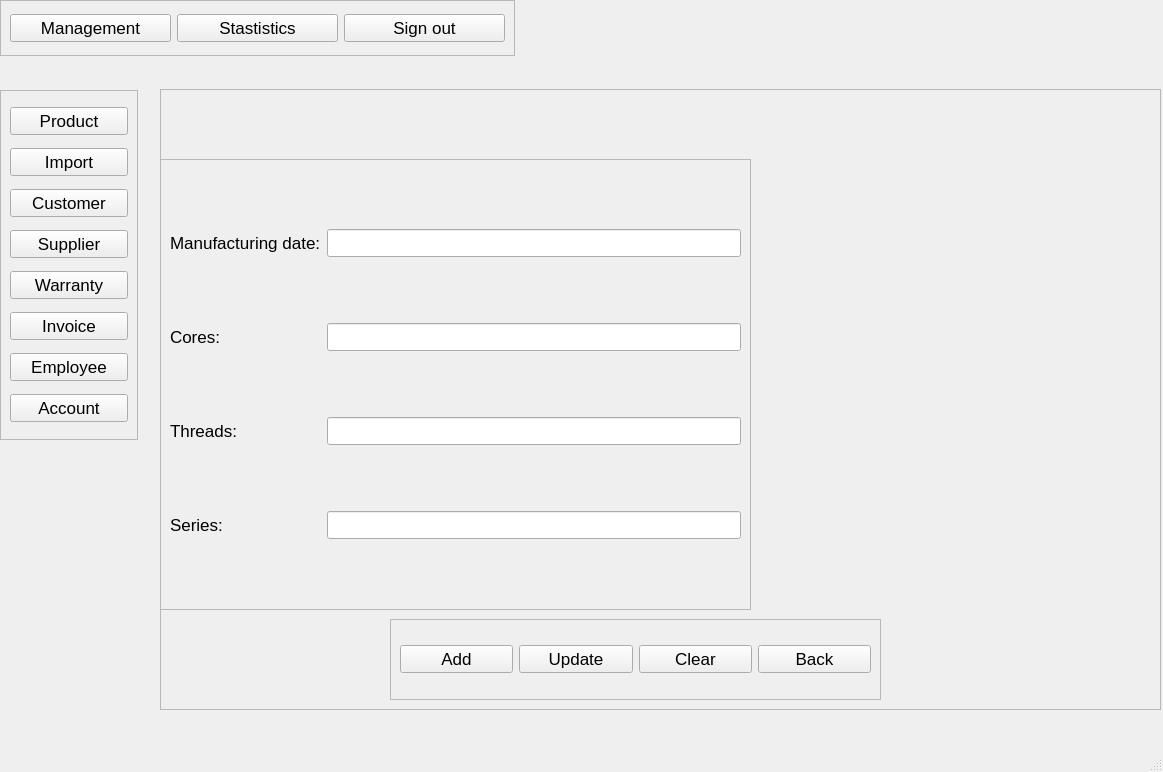
<?xml version="1.0" encoding="UTF-8"?>
<ui version="4.0">
 <class>CPU</class>
 <widget class="QMainWindow" name="CPU">
  <property name="geometry">
   <rect>
    <x>0</x>
    <y>0</y>
    <width>1163</width>
    <height>772</height>
   </rect>
  </property>
  <property name="font">
   <font>
    <pointsize>13</pointsize>
   </font>
  </property>
  <property name="windowTitle">
   <string>MainWindow</string>
  </property>
  <widget class="QWidget" name="centralwidget">
   <widget class="QFrame" name="frame_2">
    <property name="geometry">
     <rect>
      <x>160</x>
      <y>89</y>
      <width>1001</width>
      <height>621</height>
     </rect>
    </property>
    <property name="frameShape">
     <enum>QFrame::StyledPanel</enum>
    </property>
    <property name="frameShadow">
     <enum>QFrame::Raised</enum>
    </property>
    <widget class="QLabel" name="productName">
     <property name="geometry">
      <rect>
       <x>0</x>
       <y>0</y>
       <width>941</width>
       <height>41</height>
      </rect>
     </property>
     <property name="font">
      <font>
       <pointsize>15</pointsize>
      </font>
     </property>
     <property name="text">
      <string/>
     </property>
     <property name="alignment">
      <set>Qt::AlignCenter</set>
     </property>
    </widget>
    <widget class="QFrame" name="frame">
     <property name="geometry">
      <rect>
       <x>0</x>
       <y>70</y>
       <width>591</width>
       <height>451</height>
      </rect>
     </property>
     <property name="frameShape">
      <enum>QFrame::StyledPanel</enum>
     </property>
     <property name="frameShadow">
      <enum>QFrame::Raised</enum>
     </property>
     <layout class="QGridLayout" name="gridLayout">
      <item row="4" column="1">
       <widget class="QLineEdit" name="series"/>
      </item>
      <item row="3" column="1">
       <widget class="QLineEdit" name="threads"/>
      </item>
      <item row="0" column="0">
       <widget class="QLabel" name="label_2">
        <property name="text">
         <string>Manufacturing date:</string>
        </property>
       </widget>
      </item>
      <item row="4" column="0">
       <widget class="QLabel" name="label_3">
        <property name="text">
         <string>Series:</string>
        </property>
       </widget>
      </item>
      <item row="0" column="1">
       <widget class="QLineEdit" name="MFG"/>
      </item>
      <item row="3" column="0">
       <widget class="QLabel" name="label_5">
        <property name="text">
         <string>Threads:</string>
        </property>
       </widget>
      </item>
      <item row="2" column="0">
       <widget class="QLabel" name="label_4">
        <property name="text">
         <string>Cores:</string>
        </property>
       </widget>
      </item>
      <item row="2" column="1">
       <widget class="QLineEdit" name="cores"/>
      </item>
     </layout>
    </widget>
    <widget class="QFrame" name="frame_6">
     <property name="geometry">
      <rect>
       <x>230</x>
       <y>530</y>
       <width>491</width>
       <height>81</height>
      </rect>
     </property>
     <property name="frameShape">
      <enum>QFrame::StyledPanel</enum>
     </property>
     <property name="frameShadow">
      <enum>QFrame::Raised</enum>
     </property>
     <layout class="QGridLayout" name="gridLayout_3">
      <item row="0" column="1">
       <widget class="QPushButton" name="update">
        <property name="text">
         <string>Update</string>
        </property>
       </widget>
      </item>
      <item row="0" column="3">
       <widget class="QPushButton" name="back">
        <property name="text">
         <string>Back</string>
        </property>
       </widget>
      </item>
      <item row="0" column="0">
       <widget class="QPushButton" name="add">
        <property name="text">
         <string>Add</string>
        </property>
       </widget>
      </item>
      <item row="0" column="2">
       <widget class="QPushButton" name="clear">
        <property name="text">
         <string>Clear</string>
        </property>
       </widget>
      </item>
     </layout>
    </widget>
   </widget>
   <widget class="QFrame" name="frame_3">
    <property name="geometry">
     <rect>
      <x>0</x>
      <y>0</y>
      <width>515</width>
      <height>56</height>
     </rect>
    </property>
    <property name="layoutDirection">
     <enum>Qt::LeftToRight</enum>
    </property>
    <property name="frameShape">
     <enum>QFrame::StyledPanel</enum>
    </property>
    <property name="frameShadow">
     <enum>QFrame::Raised</enum>
    </property>
    <layout class="QHBoxLayout" name="horizontalLayout">
     <item>
      <widget class="QPushButton" name="management">
       <property name="text">
        <string>Management</string>
       </property>
      </widget>
     </item>
     <item>
      <widget class="QPushButton" name="statistic">
       <property name="text">
        <string>Stastistics</string>
       </property>
      </widget>
     </item>
     <item>
      <widget class="QPushButton" name="signOut">
       <property name="text">
        <string>Sign out</string>
       </property>
      </widget>
     </item>
    </layout>
   </widget>
   <widget class="QFrame" name="frame_5">
    <property name="geometry">
     <rect>
      <x>0</x>
      <y>90</y>
      <width>138</width>
      <height>350</height>
     </rect>
    </property>
    <property name="frameShape">
     <enum>QFrame::StyledPanel</enum>
    </property>
    <property name="frameShadow">
     <enum>QFrame::Raised</enum>
    </property>
    <layout class="QVBoxLayout" name="verticalLayout">
     <item>
      <widget class="QPushButton" name="product">
       <property name="text">
        <string>Product</string>
       </property>
      </widget>
     </item>
     <item>
      <widget class="QPushButton" name="import_2">
       <property name="text">
        <string>Import</string>
       </property>
      </widget>
     </item>
     <item>
      <widget class="QPushButton" name="customer">
       <property name="text">
        <string>Customer</string>
       </property>
      </widget>
     </item>
     <item>
      <widget class="QPushButton" name="supplier">
       <property name="text">
        <string>Supplier</string>
       </property>
      </widget>
     </item>
     <item>
      <widget class="QPushButton" name="warranty">
       <property name="text">
        <string>Warranty</string>
       </property>
      </widget>
     </item>
     <item>
      <widget class="QPushButton" name="invoice">
       <property name="text">
        <string>Invoice</string>
       </property>
      </widget>
     </item>
     <item>
      <widget class="QPushButton" name="employee">
       <property name="text">
        <string>Employee</string>
       </property>
      </widget>
     </item>
     <item>
      <widget class="QPushButton" name="account">
       <property name="text">
        <string>Account</string>
       </property>
      </widget>
     </item>
    </layout>
   </widget>
  </widget>
  <widget class="QMenuBar" name="menubar">
   <property name="geometry">
    <rect>
     <x>0</x>
     <y>0</y>
     <width>1163</width>
     <height>26</height>
    </rect>
   </property>
  </widget>
  <widget class="QStatusBar" name="statusbar"/>
 </widget>
 <resources/>
 <connections/>
</ui>
